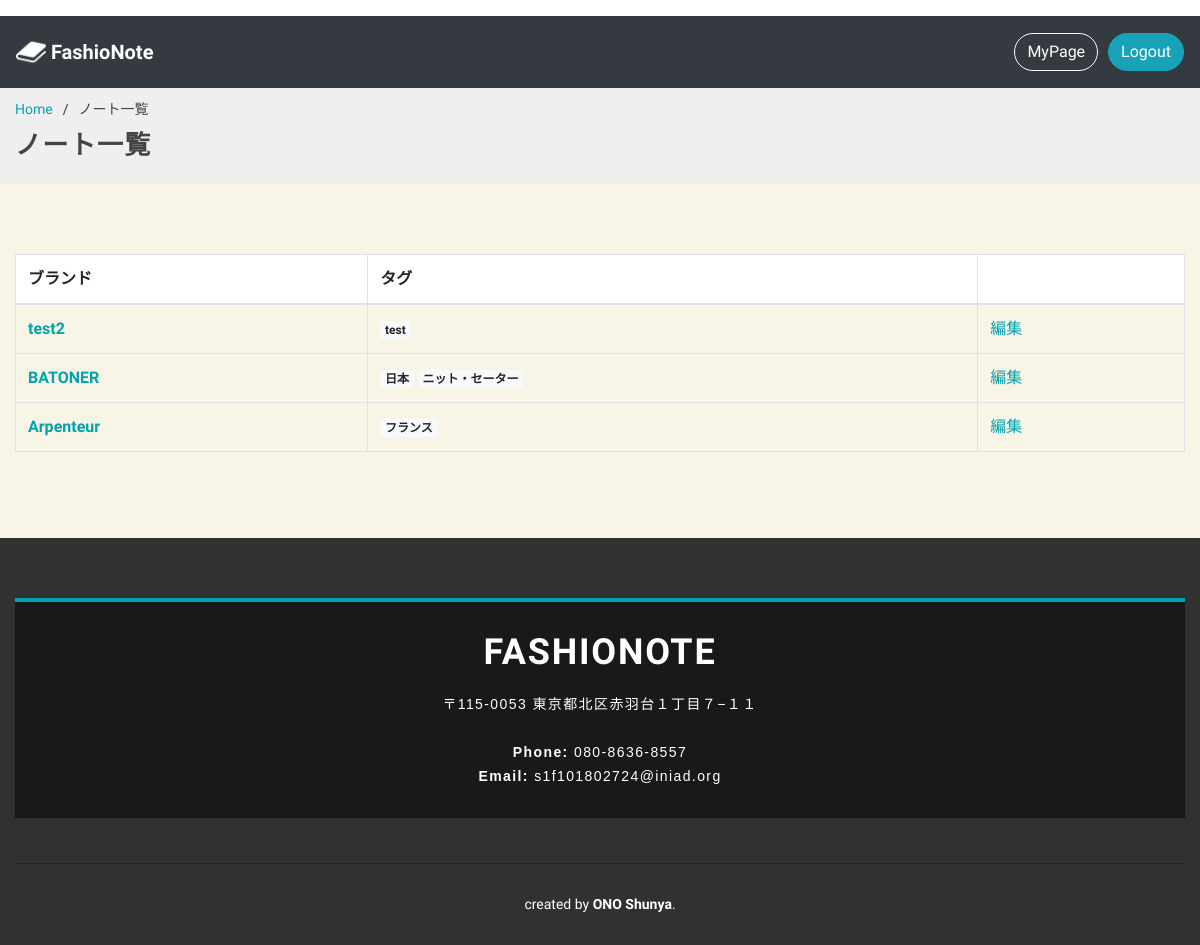
/index (signed in), run on the app's committed database.
### fashionote/models.py (models this page shows)
class Brand(models.Model):
    brand_name = models.CharField(max_length=256)
    concept = models.TextField(default='')
    url = models.CharField(max_length=256, blank=True, null=True)
    memo = models.TextField(default='')
    image = models.ImageField(upload_to='img/upload', blank=True, null=True)
    tags = TaggableManager(blank=True)
    create_user = models.ForeignKey(get_user_model(), on_delete=models.CASCADE)

### fashionote/views.py (the view)
# urls.py: path(r'index', views.index, name='index'),
@login_required
def index(request):
    brand = Brand.objects.filter(create_user=request.user)
    data = {'brand':brand}
    return render(request,'fashionote/index.html',data)

### fashionote/templates/fashionote/index.html
{% extends 'head.html' %}
{% block content %}
<main id="main">
    <section id="breadcrumbs" class="breadcrumbs">
        <div class="container">
          <ol>
            <li><a href="{% url 'fashionote:home' %}">Home</a></li>
            <li>ノート一覧</li>
          </ol>
          <h2>ノート一覧</h2>
        </div>
      </section>
  <section>
    <div class = "container">
      {% if brand %}
      <div class="index">
        <table class="table table-bordered table-hover">
          <thead style="background-color: #ffffff">
            <tr><th>ブランド</th><th>タグ</th><th></th></tr>
          </thead>
            {% for s in brand %}
                <tr>
                  <td>
                    <a class="show" href="{% url 'fashionote:detail' s.id %}">  <b>{{s.brand_name}}</b></a>
                  </td>
                  <td>
                    {% for tag in s.tags.all %}
                      <span class="badge badge-light">{{ tag }}</span>
                    {% endfor %}
                  </td>
                  <td>
                    <a class="show" href="{% url 'fashionote:update' s.id %}">編集</a>
                  </td>
                </tr>
            {% endfor %}
          </table>
      </div>
      {% else %}
        <div class="note_create_before">
          <p>まだノートは作成されていません。</p>
          <p><a href="{% url 'fashionote:create' %}">ノートを書く</a></p>
        </div>
      {% endif %}
    </div>
  </section>
</main>
{% endblock %}

### fashionote/static/css/style.css (style rules this page uses)
#main { background-color: #f8f4e6; }
body { font-family: 'M PLUS Rounded 1c', sans-serif; color: #444444; }
a { color: #00a3af; }
h1, h2, h3, h4, h5, h6 { font-family: 'M PLUS Rounded 1c', sans-serif; font-weight: "medium"; letter-spacing: 0.05em; }
.container { max-width: 1350px; width: 100%; padding: 0 15px; margin: 0 auto; }
.breadcrumbs { padding: 15px 0; background: #efefef; margin-top: 60px; }
.breadcrumbs h2 { font-size: 26px; font-weight: 600; }
.breadcrumbs ol { display: flex; flex-wrap: wrap; list-style: none; padding: 0 0 10px 0; margin: 0; font-size: 14px; }
.breadcrumbs ol li + li { padding-left: 10px; }
.breadcrumbs ol li + li::before { display: inline-block; padding-right: 10px; color: #333333; content: "/"; }
.index { padding:70px 0px; }

### data on the page
Brand: brand_name "test2"
Tag: name "test"
Brand: brand_name "BATONER"
Tag: name "日本"
Tag: name "ニット・セーター"
Brand: brand_name "Arpenteur"
Tag: name "フランス"
